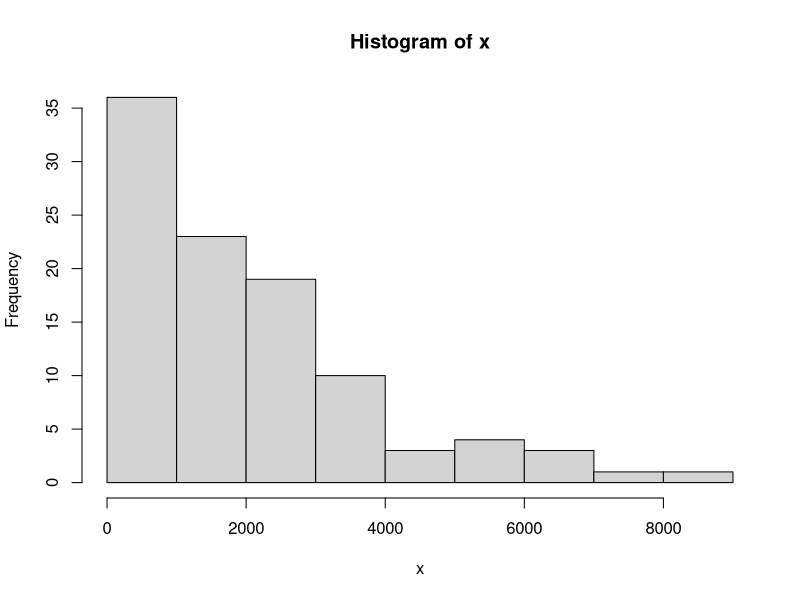
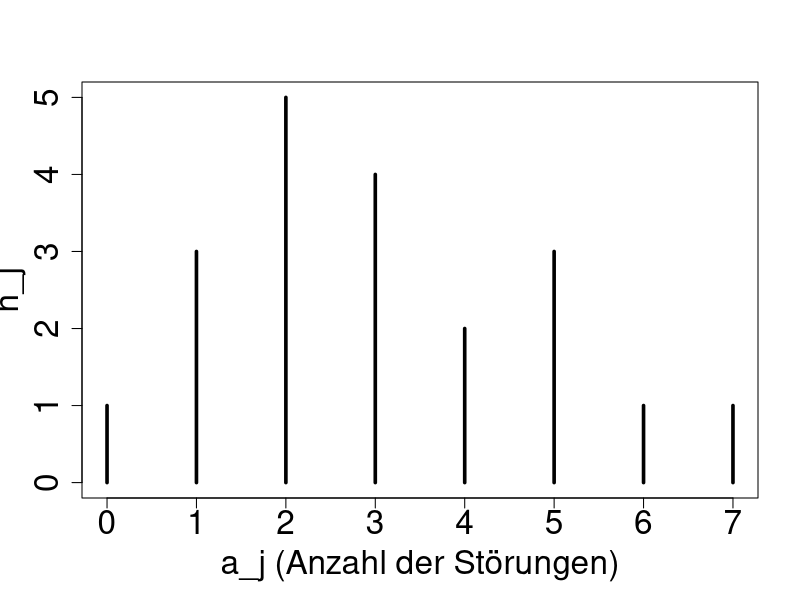
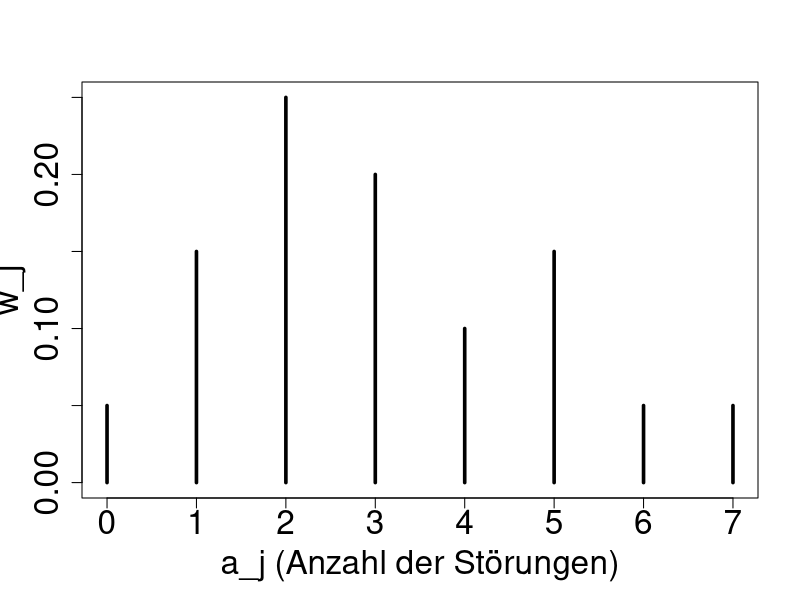
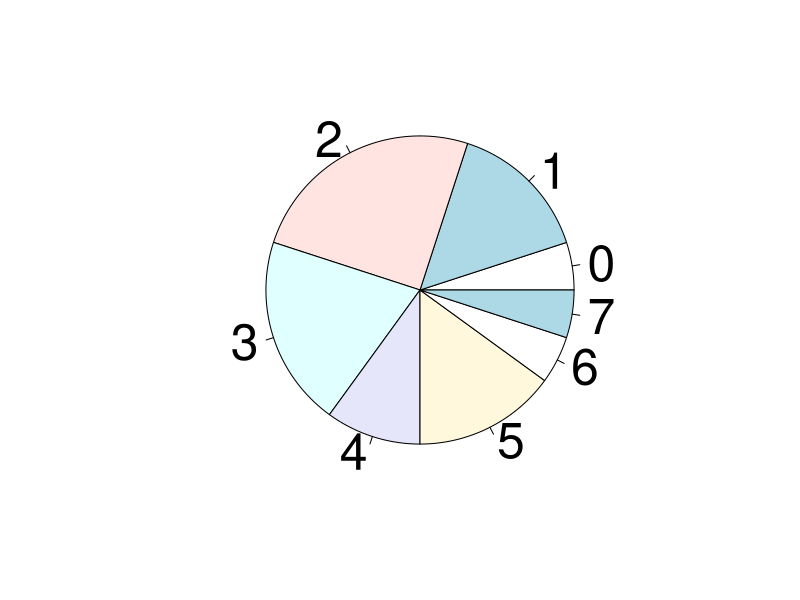
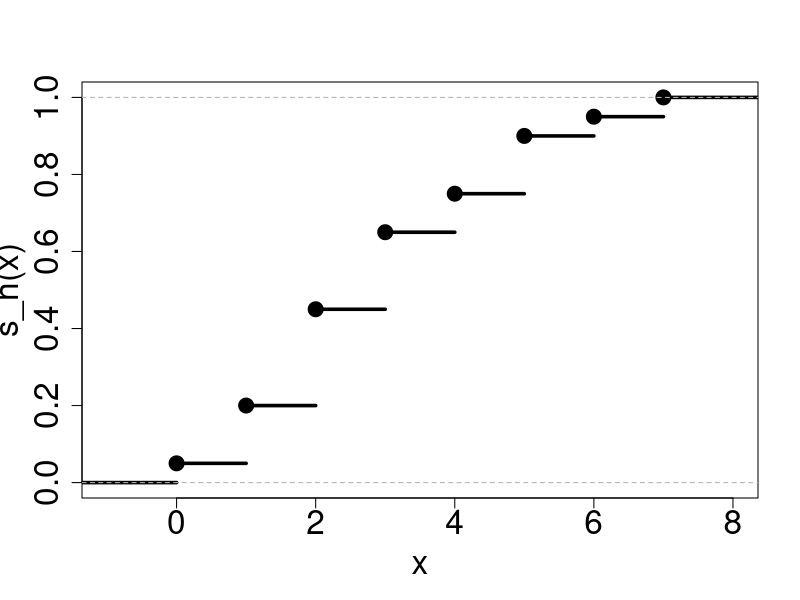
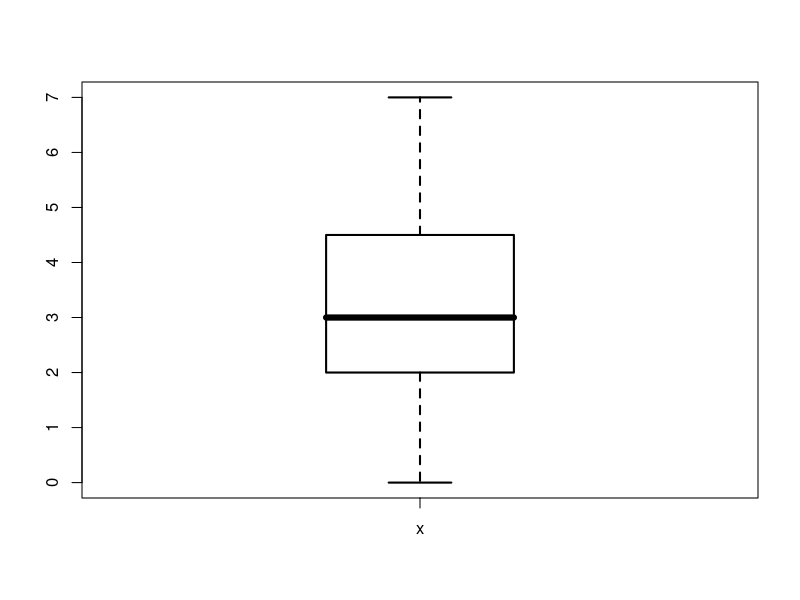
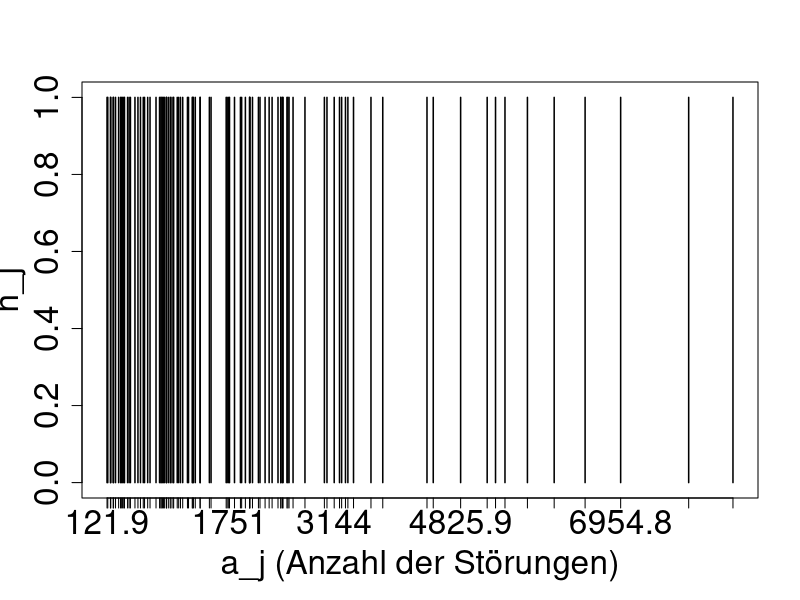
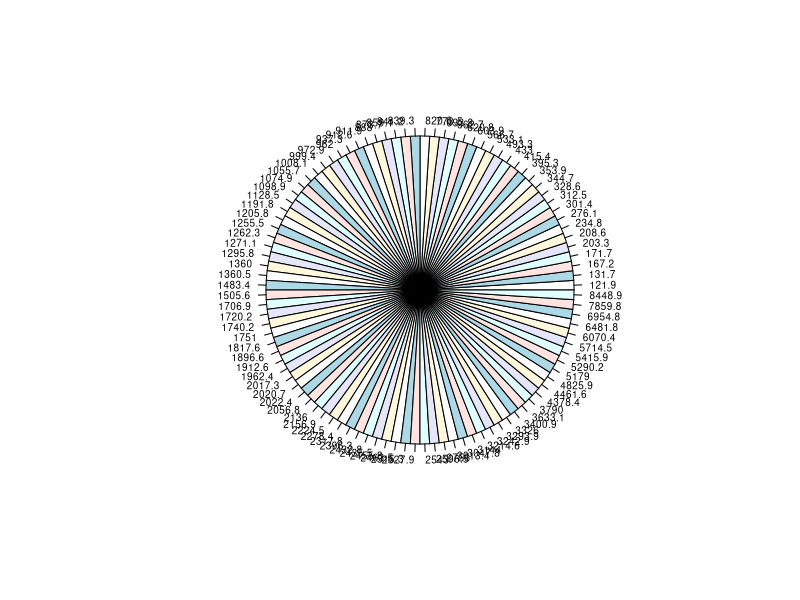

These charts were generated, in order, by the following R code:
# Neue Boxplotfunktion (mit Definiton der Quantile wie in der Vorlesung)
boxplot2<-function(x,y=NA,lwd=2,b1=0.3,b2=0.1,xname="x",yname="y",main=""){
  if(is.na(y[1])){
    q<-quantile(x,type = 2)
    plot(c(1-b1,1+b1),c(q[3],q[3]),type = "l",lwd=lwd*3,xlim=c(0,2),ylim<-c(min(x),max(x)),xlab = "",ylab="",xaxt="n",main=main)
    axis(1, at=1, labels=c("x"))
    lines(c(1-b1,1+b1,1+b1,1-b1,1-b1),c(q[2],q[2],q[4],q[4],q[2]),lwd=lwd)
    lines(c(1,1),c(q[4],q[5]),lty=2,lwd=lwd)
    lines(c(1,1),c(q[2],q[1]),lty=2,lwd=lwd)
    lines(c(1-b2,1+b2),c(q[1],q[1]),lwd=lwd)
    lines(c(1-b2,1+b2),c(q[5],q[5]),lwd=lwd)
  } else {
    q<-quantile(x,type = 2)
    plot(c(1-b1,1+b1),c(q[3],q[3]),type = "l",lwd=lwd*3,xlim=c(0,3),ylim<-c(min(c(x,y)),max(c(x,y))),xlab = "",ylab="",xaxt="n",main=main)
    axis(1, at=1:2, labels=c("x","y"))
    lines(c(1-b1,1+b1,1+b1,1-b1,1-b1),c(q[2],q[2],q[4],q[4],q[2]),lwd=lwd)
    lines(c(1,1),c(q[4],q[5]),lty=2,lwd=lwd)
    lines(c(1,1),c(q[2],q[1]),lty=2,lwd=lwd)
    lines(c(1-b2,1+b2),c(q[1],q[1]),lwd=lwd)
    lines(c(1-b2,1+b2),c(q[5],q[5]),lwd=lwd)
    q<-quantile(y,type = 2)
    lines(c(2-b1,2+b1),c(q[3],q[3]),type = "l",lwd=lwd*3,xlim=c(0,3),ylim<-c(min(x),max(x)),xlab = "x",ylab="",xaxt="n")
    lines(c(2-b1,2+b1,2+b1,2-b1,2-b1),c(q[2],q[2],q[4],q[4],q[2]),lwd=lwd)
    lines(c(2,2),c(q[4],q[5]),lty=2,lwd=lwd)
    lines(c(2,2),c(q[2],q[1]),lty=2,lwd=lwd)
    lines(c(2-b2,2+b2),c(q[1],q[1]),lwd=lwd)
    lines(c(2-b2,2+b2),c(q[5],q[5]),lwd=lwd)
  }
}

#######################################################
# BEISPIEL 1
#######################################################

x <- c(4,2,6,3,3,1,5,2,2,1,0,4,2,5,5,3,7,2,1,3)
h<- table(x)

#x <- c(203, 463, 87, 101, 4, 142)
pdf("stabdiagramm.pdf")
plot(h, type='h', xlab='a_j (Anzahl der Störungen)', ylab='h_j',cex.axis=2,lwd=3.5,cex=2,cex.lab = 2)
dev.off()
pdf("stabdiagramm2.pdf")
plot(h/length(x), type='h', xlab='a_j (Anzahl der Störungen)', ylab='w_j',cex.axis=2,lwd=3.5,cex=2,cex.lab = 2)
dev.off()

#### Kreisdiagramm
pdf("kreisdiagramm.pdf")
pie(h,cex=3)
dev.off()

#### emp. VF
pdf("emp_vf.pdf")
plot(ecdf(x),main="",cex.axis=2,lwd=3.5,cex=2,cex.lab = 2,ylab="s_n(x)")
dev.off()


pdf("Boxplot.pdf",width = 4,height=7)
#boxplot(x,lwd=2)
boxplot2(x,lwd=2)
dev.off()


#######################################################
# BEISPIEL 2
#######################################################
#### (Bsp mit stetigen Daten)


n<-100
set.seed(12)
x<- rexp(n,rate = 0.0005)
x<-round(x,1)
hist(x)
length(table(x))
M<-cbind(sort(x),1,1:n, 1/n, (1:n)/n )
colnames(M)<-c("a_j","h_j", "h_1+...+h_j","w_j","w_1+...+w_j")
head(M)
# M per Hand in Excel kopieren und als pdf exportieren, dann in die Folien einfuegen

#### Stabdiagramm
h<- table(x)

# unuebersichtliches Stabdiagramm
pdf("stabdiagramm3.pdf")
plot(h, type='h', xlab='a_j (Anzahl der Störungen)', ylab='h_j',cex.axis=2,lwd=1.5,cex=2,cex.lab = 2)
dev.off()               

# unuebersichtliches Kreisdiagramm
pdf("kreisdiagramm2.pdf")
pie(h,cex=0.6)
dev.off()               

#### Boxplot
pdf("Boxplot2.pdf",width = 4,height=7)
boxplot(x,range=0,lwd=3)
dev.off()

#### Klassierte Tabelle
kl<-c(0,1000,2000,3000,4000,5000,6000,7000,8000,9000)
k<-length(kl)-1
H<-data.frame(matrix(data=NA,nrow=k,ncol = 6))
#colnames(H)<-c("$j$","Klasse $K_j$", "abs. Haufigkeit $h_j$", "rel" )
H[,1]<-1:k
for (i in 1:k){
  H[i,2]<- paste("[",kl[i],",",kl[i+1],")",sep="")
  H[i,3]<- sum( (x>=kl[i]) & (x < kl[i+1]) )
  H[i,4]<- 0.5*(kl[i]+kl[i+1])
  H[i,5]<- H[i,3]/n
  H[i,6]<- H[i,5]
  if (i>1){
    H[i,6]<- H[i,5] + H[i-1,6]
  }
}
(H)

#### histogramm
pdf("hist1.pdf")
hist(x,ylab="Häufigkeit",xlab="Klassen",main="",cex.axis=2,lwd=2.5,cex=2,cex.lab = 1.4)
dev.off()
pdf("hist2.pdf")
kl<-c(0,500,1000,1500,2000,3000,4000,5000,6000,7000,9000)
hist(x,breaks = kl,ylab="",xlab="Klassen",main="",cex.axis=2,lwd=2.5,cex=2,cex.lab = 1.4)
dev.off()

#### emp VF
pdf("emp_vf2.pdf")
plot(ecdf(x),main="",cex.axis=2,lwd=1.5,cex=0.61,cex.lab = 1.7,ylab="s_n(x)")
dev.off()

#### Verteilungsfunktion aus klassierten Daten
kl<-c(0,1000,2000,3000,4000,5000,6000,7000,8000,9000)
k<-length(kl)-1
y<-rep(0,length(x))
for (i in 1:k){
  y[x>=kl[i]]<- kl[i]
}

ytab<-as.vector(table(y))
Fy<-c()

for (i in 1:length(ytab)){
  Fy[i]<-sum(ytab[1:i])/sum(ytab)
}
pdf("emp_vf3.pdf")
plot(c(-1000,kl),c(0,0,Fy),type="l",xlab = "x", ylab="Verteilungsfunktion für klassierte Daten")
points(c(-1000,kl),c(0,0,Fy),pch=19)
dev.off()




#######################################################
# BEISPIEL 3
#######################################################
#### (2 dimensional mit stetigen Daten)

#### Streudiagramm
pdf("streudiagramm_ozon.pdf")
plot(airquality$Ozone,airquality$Temp,pch=19,cex=1.5,cex.lab = 1.7,ylab="y",cex.axis=2,xlab="x")
dev.off()

#### Diskretisieren
oz<-(airquality$Ozone<50) + 2*((airquality$Ozone>=50) & (airquality$Ozone<100)) +  3*(airquality$Ozone>=100)
tm<-(airquality$Temp>=75) +0
table(oz,tm)

pdf("streudiagramm_ozon2.pdf")
plot(airquality$Ozone,airquality$Temp,pch=19,cex=1.5,cex.lab = 1.7,ylab="y",cex.axis=2,xlab="x")
abline(75,0,lwd=2.5,col="red")
abline(v = 50,lwd=2.5,col="blue")
abline(v = 100,lwd=2.5,col="blue")
dev.off()

#### Regressionsgerade
pdf("streudiagramm_ozon_mit_regression.pdf")
plot(airquality$Ozone,airquality$Temp,pch=19,cex=1.5,cex.lab = 1.7,ylab="y",cex.axis=2,xlab="x")
abline(lm(airquality$Temp~airquality$Ozone), col="red",lwd=4)
dev.off()

